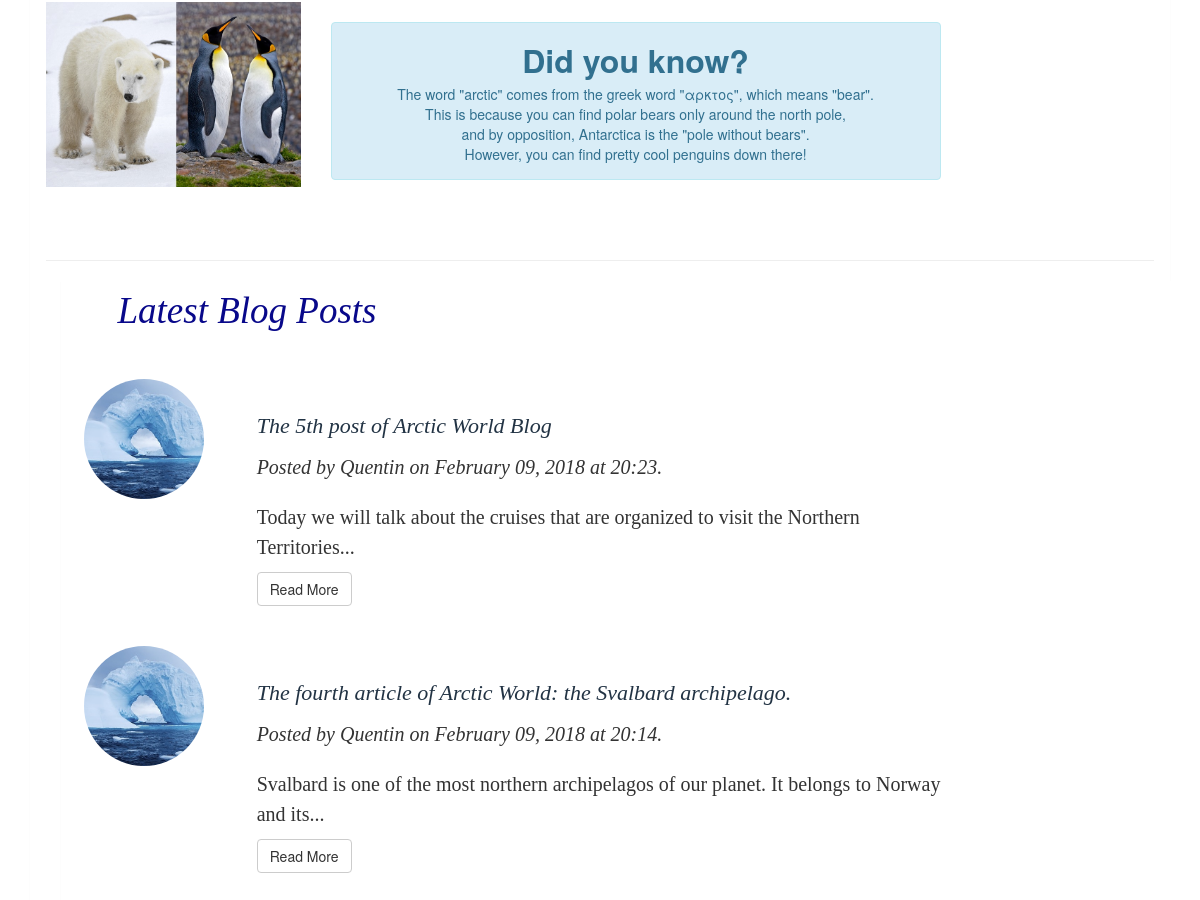
Before: / (middle part) with the older database file.
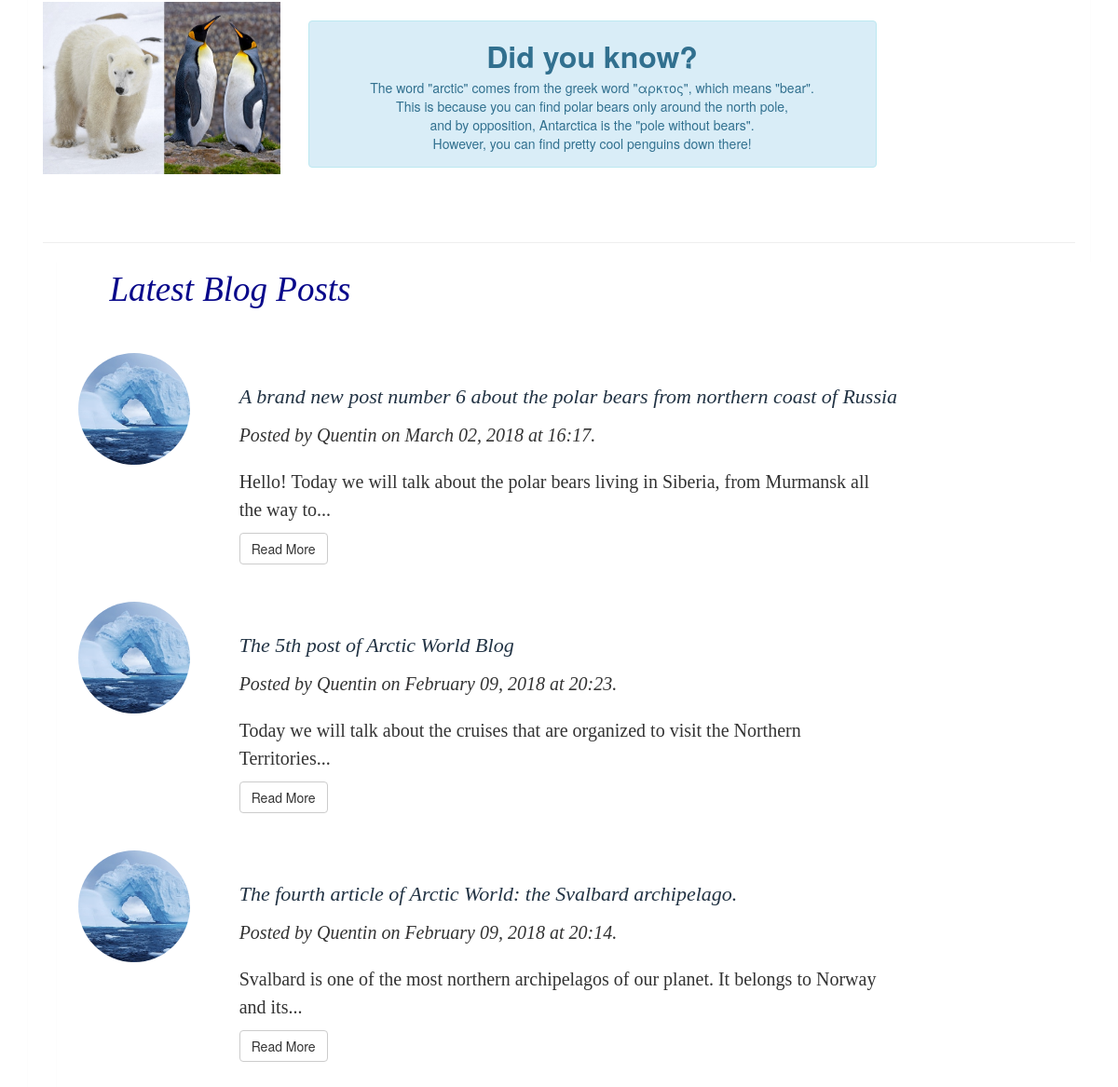
After: the same page with the newer database file.
### forms.py (models this page shows)
class BlogPost(db.Model):
	post_id = db.Column(db.Integer, primary_key=True, autoincrement=True)
	title = db.Column(db.String(150))
	image = db.Column(db.LargeBinary)
	image2 = db.Column(db.LargeBinary)
	author = db.Column(db.String(20))
	created = db.Column(db.DateTime)
	updated = db.Column(db.DateTime)
	content = db.Column(db.Text)

### app.py (the view)
@app.route('/', methods=['GET'])
def home():
	posts = BlogPost.query.all()[:10]
	return render_template('home.html', posts=posts)

### app.py (called while the page is built)
@app.context_processor
def inject_now():
	return {'now': datetime.utcnow()}

### templates/home.html (shortened to what this page needs)
{% extends 'base.html' %}
{% block content %}
<div class="container">
<div class="row">
<div class="col-md-12">
<div class="panel">
	<div class="panel-body">
	<br><br>
	<div class="row">
	<div class="col-md-3 col-sm-5 text-center">
	<a class="img"><img src="{{ url_for('static', filename='img/polar_penguin.jpg') }}" class="img-responsive"></a>
	</div>
	<div class="col-md-9 col-sm-7">
	<div class="row">
		<div class="col-xs-9">
		<br>
		<div class="alert alert-info text-center">
		<strong><font size="6">Did you know?</font></strong><br>The word "arctic" comes from the greek word "&alpha;&rho;&kappa;&tau;&omicron;&sigmaf;", which means "bear".<br>
		This is because you can find polar bears only around the north pole, <br> and by opposition, Antarctica is the "pole without bears".<br>
		However, you can find pretty cool penguins down there!
		</div>
		</div>
	</div>
	</div>
	</div>
	<br><br>
	<hr>
<div class="container">
<div class="row">
<div class="col-md-12">
<div class="panel">
	<div id="content">
	<h1> <font color="#08088A"><i> &nbsp;&nbsp;&nbsp;&nbsp;&nbsp;&nbsp;Latest Blog Posts </i></font></h1>
	<br>
	{% for post in posts|sort(attribute='created', reverse = True) %}
	<div class="row">
	<br>
	<div class="col-md-2 col-sm-3 text-center">
	<a class="img"><img src="{{ url_for('static', filename='img/floe.jpg') }}" style="width:120px;height:120px" class="img-circle"></a>
	</div>
	<div class="col-md-10 col-sm-9">
	<h3><a href="{{ url_for('blogpost', post_id=post.post_id)}}">{{ post.title }}</a></h3>
	<h4><i>Posted by {{ post.author }} on {{ post.created.strftime('%B %d, %Y at %H:%M') }}.<br>
	</i></h4>
	<div class="row">
		<div class="col-xs-9">
		<h4>{{ post.content|safe|truncate(100) }}</h4>
		<a class="btn btn-default" href="{{ url_for('blogpost', post_id=post.post_id) }}">Read More</a><br><br>
		</div>
	</div>
	</div>
	</div>
	{% endfor %}
	</div>
	</div>
</div>
</div>
</div>
</div>
</div>
</div>
</div>
</div>
{% endblock %}

### templates/base.html (shortened to what this page needs)
<!DOCTYPE html>
<html lang="en">
	<head>
		<link href="{{ url_for('static', filename='css/bootstrap.min.css') }}" rel="stylesheet">
		<link href="//netdna.bootstrapcdn.com/font-awesome/3.2.1/css/font-awesome.min.css" rel="stylesheet">
		<link href="{{ url_for('static', filename='css/styles.css') }}" rel="stylesheet">
	</head>
	<body>
{% block content %}
{% endblock content %}
	</body>
</html>

### static/css/styles.css (style rules this page uses)
body { padding-top:50px; }
#content h1 { font-family: 'Georgia'; font-size: 37px; font-style: italic; line-height: 1; margin-top:10px; }
#content h3 { font-family: 'Georgia'; font-size: 22px; font-style: italic; line-height: 1.5; margin-top:30px; }
#content h4 { font-family: 'Georgia'; font-size: 20px; line-height: 1.5; margin-top:10px; }
a,a:hover { color:#223344; text-decoration:none; }
.panel { border-color:transparent; border-radius:0; }

Changed rows visible on the page:
added BlogPost: title "A brand new post number 6 about the polar bears from northern coast of Russia", author "Quentin", created "March 02, 2018 at 16:17", content "Hello! Today we will talk about the polar bears living in Siberia, from Murmansk all the way to..."
